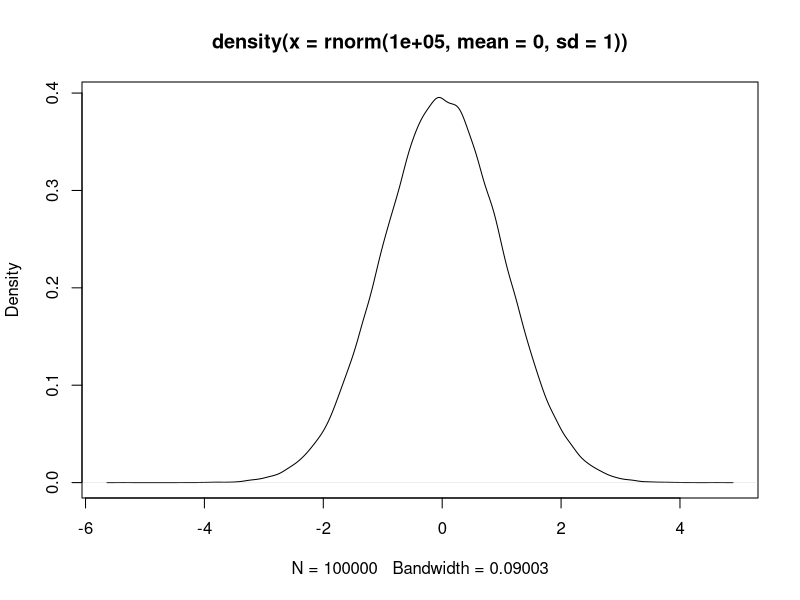
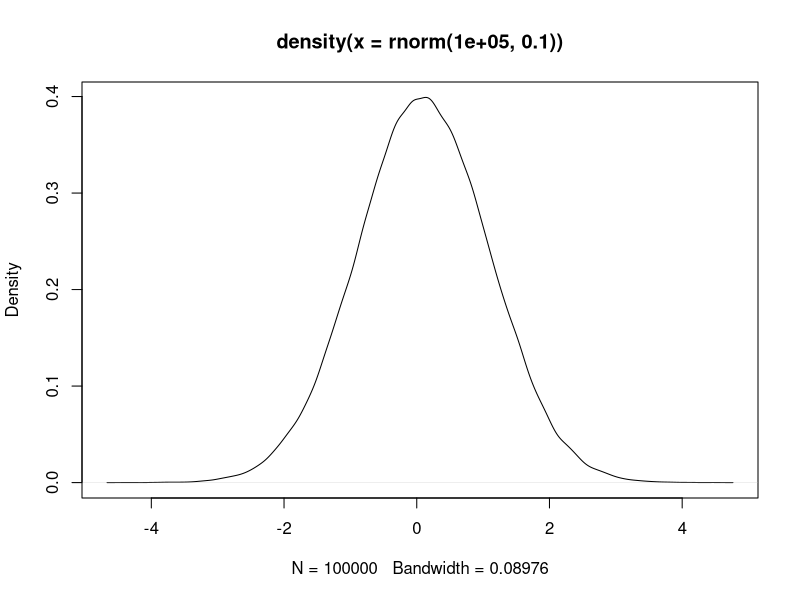

R code for these plots, in order:
## ---- chunk 1
rnorm(5, mean = 10, sd = 25)
## ---- chunk 2
pnorm(0, mean = 0, sd = 1)
pnorm(35, mean = 10, sd = 25)
## ---- chunk 3
qnorm(0.5, mean = 0, sd = 1)
qnorm(0.8413447, mean = 10, sd = 25)
## ---- chunk 4
dnorm(0, mean = 0, sd = 1)
plot(density(rnorm(100000, mean = 0, sd = 1)))
plot(density(rnorm(100000, 0.1)))
